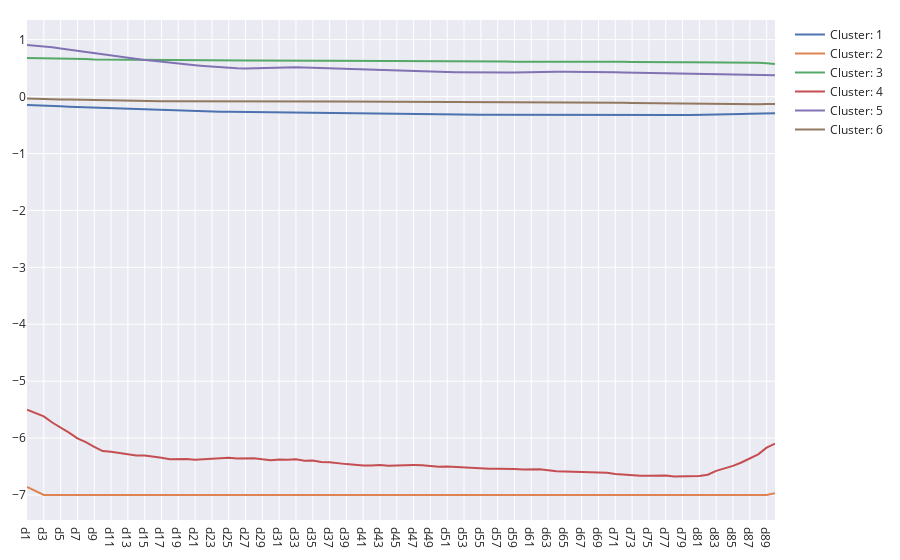

The notebook cell saved with this chart:
### Code cell
plot_centers(Euclidean_centres, alg='KUMAP', k = 'k6')

### Figure 1 — Plotly figure (JSON) as saved in the notebook; plotly's stock layout.template omitted (floating-point values rounded to 4 significant figures)
{"data": [{"mode": "lines", "name": "Cluster: 1", "type": "scatter", "x": ["d1", "d2", "d3", "d4", "d5", "d6", "d7", "d8", "d9", "d10", "d11", "d12", "d13", "d14", "d15", "d16", "d17", "d18", "d19", "d20", "d21", "d22", "d23", "d24", "d25", "d26", "d27", "d28", "d29", "d30", "d31", "d32", "d33", "d34", "d35", "d36", "d37", "d38", "d39", "d40", "d41", "d42", "d43", "d44", "d45", "d46", "d47", "d48", "d49", "d50", "d51", "d52", "d53", "d54", "d55", "d56", "d57", "d58", "d59", "d60", "d61", "d62", "d63", "d64", "d65", "d66", "d67", "d68", "d69", "d70", "d71", "d72", "d73", "d74", "d75", "d76", "d77", "d78", "d79", "d80", "d81", "d82", "d83", "d84", "d85", "d86", "d87", "d88", "d89", "d90"], "y": [-0.1485, -0.1518, -0.1575, -0.1641, -0.171, -0.1788, -0.1843, -0.188, -0.1917, -0.196, -0.2007, -0.2057, -0.2108, -0.2179, -0.2242, -0.2311, -0.2362, -0.2414, -0.2468, -0.252, -0.2564, -0.2599, -0.2639, -0.2662, -0.2689, -0.271, -0.2723, -0.2744, -0.2765, -0.2792, -0.2796, -0.2819, -0.2838, -0.2867, -0.2889, -0.2904, -0.2929, -0.2959, -0.2981, -0.2998, -0.3016, -0.303, -0.3062, -0.3073, -0.3084, -0.3103, -0.3118, -0.3134, -0.3152, -0.3157, -0.3173, -0.318, -0.3189, -0.3203, -0.3204, -0.321, -0.3215, -0.3215, -0.3215, -0.3221, -0.3221, -0.324, -0.3259, -0.3268, -0.3287, -0.329, -0.3293, -0.329, -0.3291, -0.3291, -0.3282, -0.3272, -0.3253, -0.3247, -0.3248, -0.3245, -0.3236, -0.3239, -0.3233, -0.322, -0.3211, -0.3188, -0.3145, -0.3127, -0.3095, -0.3055, -0.3026, -0.2983, -0.2969, -0.2944]}, {"mode": "lines", "name": "Cluster: 2", "type": "scatter", "x": ["d1", "d2", "d3", "d4", "d5", "d6", "d7", "d8", "d9", "d10", "d11", "d12", "d13", "d14", "d15", "d16", "d17", "d18", "d19", "d20", "d21", "d22", "d23", "d24", "d25", "d26", "d27", "d28", "d29", "d30", "d31", "d32", "d33", "d34", "d35", "d36", "d37", "d38", "d39", "d40", "d41", "d42", "d43", "d44", "d45", "d46", "d47", "d48", "d49", "d50", "d51", "d52", "d53", "d54", "d55", "d56", "d57", "d58", "d59", "d60", "d61", "d62", "d63", "d64", "d65", "d66", "d67", "d68", "d69", "d70", "d71", "d72", "d73", "d74", "d75", "d76", "d77", "d78", "d79", "d80", "d81", "d82", "d83", "d84", "d85", "d86", "d87", "d88", "d89", "d90"], "y": [-6.858, -6.935, -7.0, -7.0, -7.0, -7.0, -7, -7, -7.0, -7.0, -7, -7, -7, -7.0, -7, -7.0, -7, -7, -7, -7, -7.0, -7.0, -7.0, -7.0, -7, -7.0, -7, -7, -7.0, -7.0, -7, -7, -7, -7, -7, -7, -7, -7, -7.0, -7, -7, -7, -7, -7, -7.0, -7, -7, -7, -7, -7.0, -7.0, -7, -7, -7.0, -7, -7, -7, -7, -7, -7, -7.0, -7, -7, -7, -7, -7.0, -7, -7.0, -7, -7, -7, -7, -7, -7.0, -7, -7, -7.0, -7, -7, -7, -7, -7.0, -7, -7, -7, -7, -7, -7, -7, -6.968]}, {"mode": "lines", "name": "Cluster: 3", "type": "scatter", "x": ["d1", "d2", "d3", "d4", "d5", "d6", "d7", "d8", "d9", "d10", "d11", "d12", "d13", "d14", "d15", "d16", "d17", "d18", "d19", "d20", "d21", "d22", "d23", "d24", "d25", "d26", "d27", "d28", "d29", "d30", "d31", "d32", "d33", "d34", "d35", "d36", "d37", "d38", "d39", "d40", "d41", "d42", "d43", "d44", "d45", "d46", "d47", "d48", "d49", "d50", "d51", "d52", "d53", "d54", "d55", "d56", "d57", "d58", "d59", "d60", "d61", "d62", "d63", "d64", "d65", "d66", "d67", "d68", "d69", "d70", "d71", "d72", "d73", "d74", "d75", "d76", "d77", "d78", "d79", "d80", "d81", "d82", "d83", "d84", "d85", "d86", "d87", "d88", "d89", "d90"], "y": [0.6763, 0.6753, 0.673, 0.6674, 0.6643, 0.6615, 0.6594, 0.6581, 0.6532, 0.6517, 0.6474, 0.6441, 0.6418, 0.6397, 0.6432, 0.6414, 0.6413, 0.6435, 0.6404, 0.6378, 0.6404, 0.6361, 0.6376, 0.6371, 0.6359, 0.6336, 0.6331, 0.634, 0.6321, 0.6332, 0.6328, 0.6336, 0.6338, 0.6308, 0.6311, 0.6304, 0.6303, 0.6302, 0.6309, 0.6282, 0.6278, 0.6265, 0.6235, 0.6231, 0.6269, 0.6279, 0.6238, 0.6236, 0.6237, 0.6222, 0.6202, 0.6203, 0.6209, 0.6174, 0.6186, 0.6168, 0.6167, 0.6167, 0.6136, 0.6142, 0.6161, 0.613, 0.615, 0.6135, 0.612, 0.6132, 0.6096, 0.6091, 0.6086, 0.6102, 0.6104, 0.6107, 0.6091, 0.6063, 0.606, 0.6057, 0.6032, 0.6048, 0.6016, 0.6036, 0.6032, 0.6028, 0.6038, 0.6013, 0.6006, 0.5964, 0.596, 0.5934, 0.587, 0.5732]}, {"mode": "lines", "name": "Cluster: 4", "type": "scatter", "x": ["d1", "d2", "d3", "d4", "d5", "d6", "d7", "d8", "d9", "d10", "d11", "d12", "d13", "d14", "d15", "d16", "d17", "d18", "d19", "d20", "d21", "d22", "d23", "d24", "d25", "d26", "d27", "d28", "d29", "d30", "d31", "d32", "d33", "d34", "d35", "d36", "d37", "d38", "d39", "d40", "d41", "d42", "d43", "d44", "d45", "d46", "d47", "d48", "d49", "d50", "d51", "d52", "d53", "d54", "d55", "d56", "d57", "d58", "d59", "d60", "d61", "d62", "d63", "d64", "d65", "d66", "d67", "d68", "d69", "d70", "d71", "d72", "d73", "d74", "d75", "d76", "d77", "d78", "d79", "d80", "d81", "d82", "d83", "d84", "d85", "d86", "d87", "d88", "d89", "d90"], "y": [-5.501, -5.553, -5.619, -5.727, -5.814, -5.905, -6.005, -6.073, -6.154, -6.229, -6.241, -6.265, -6.292, -6.304, -6.307, -6.323, -6.345, -6.374, -6.369, -6.37, -6.379, -6.369, -6.355, -6.344, -6.347, -6.36, -6.364, -6.354, -6.373, -6.388, -6.376, -6.382, -6.373, -6.398, -6.393, -6.421, -6.426, -6.447, -6.458, -6.468, -6.482, -6.481, -6.471, -6.488, -6.478, -6.476, -6.474, -6.476, -6.491, -6.505, -6.501, -6.509, -6.517, -6.531, -6.537, -6.54, -6.538, -6.536, -6.542, -6.551, -6.551, -6.547, -6.564, -6.582, -6.585, -6.59, -6.594, -6.605, -6.605, -6.609, -6.63, -6.644, -6.654, -6.662, -6.66, -6.656, -6.657, -6.673, -6.667, -6.673, -6.664, -6.643, -6.577, -6.532, -6.488, -6.429, -6.357, -6.285, -6.168, -6.098]}, {"mode": "lines", "name": "Cluster: 5", "type": "scatter", "x": ["d1", "d2", "d3", "d4", "d5", "d6", "d7", "d8", "d9", "d10", "d11", "d12", "d13", "d14", "d15", "d16", "d17", "d18", "d19", "d20", "d21", "d22", "d23", "d24", "d25", "d26", "d27", "d28", "d29", "d30", "d31", "d32", "d33", "d34", "d35", "d36", "d37", "d38", "d39", "d40", "d41", "d42", "d43", "d44", "d45", "d46", "d47", "d48", "d49", "d50", "d51", "d52", "d53", "d54", "d55", "d56", "d57", "d58", "d59", "d60", "d61", "d62", "d63", "d64", "d65", "d66", "d67", "d68", "d69", "d70", "d71", "d72", "d73", "d74", "d75", "d76", "d77", "d78", "d79", "d80", "d81", "d82", "d83", "d84", "d85", "d86", "d87", "d88", "d89", "d90"], "y": [0.906, 0.8949, 0.8817, 0.8647, 0.846, 0.8249, 0.8031, 0.7815, 0.7596, 0.7373, 0.7153, 0.6942, 0.6748, 0.6558, 0.6411, 0.6271, 0.6098, 0.593, 0.5783, 0.5648, 0.5512, 0.5384, 0.5257, 0.5153, 0.5056, 0.4985, 0.4949, 0.4973, 0.5031, 0.5123, 0.5177, 0.5181, 0.5141, 0.5097, 0.5044, 0.4996, 0.4944, 0.4902, 0.4847, 0.4783, 0.4721, 0.4667, 0.4606, 0.4565, 0.4524, 0.4475, 0.4428, 0.4394, 0.4361, 0.4333, 0.4311, 0.4293, 0.4266, 0.4236, 0.4207, 0.4206, 0.4201, 0.4219, 0.425, 0.4292, 0.4333, 0.4352, 0.4344, 0.4349, 0.4343, 0.4344, 0.4344, 0.4334, 0.4308, 0.428, 0.4252, 0.4217, 0.4186, 0.4157, 0.4122, 0.4085, 0.405, 0.4016, 0.3978, 0.3952, 0.3913, 0.3888, 0.3844, 0.381, 0.378, 0.3756, 0.3736, 0.372, 0.3719, 0.3742]}, {"mode": "lines", "name": "Cluster: 6", "type": "scatter", "x": ["d1", "d2", "d3", "d4", "d5", "d6", "d7", "d8", "d9", "d10", "d11", "d12", "d13", "d14", "d15", "d16", "d17", "d18", "d19", "d20", "d21", "d22", "d23", "d24", "d25", "d26", "d27", "d28", "d29", "d30", "d31", "d32", "d33", "d34", "d35", "d36", "d37", "d38", "d39", "d40", "d41", "d42", "d43", "d44", "d45", "d46", "d47", "d48", "d49", "d50", "d51", "d52", "d53", "d54", "d55", "d56", "d57", "d58", "d59", "d60", "d61", "d62", "d63", "d64", "d65", "d66", "d67", "d68", "d69", "d70", "d71", "d72", "d73", "d74", "d75", "d76", "d77", "d78", "d79", "d80", "d81", "d82", "d83", "d84", "d85", "d86", "d87", "d88", "d89", "d90"], "y": [-0.03367, -0.04033, -0.04351, -0.04668, -0.05033, -0.05308, -0.05688, -0.05963, -0.06413, -0.0672, -0.07141, -0.07343, -0.07764, -0.07916, -0.08093, -0.08345, -0.08244, -0.08126, -0.08209, -0.08026, -0.07972, -0.07896, -0.08003, -0.08057, -0.08042, -0.0811, -0.08237, -0.08324, -0.08487, -0.08471, -0.08569, -0.08414, -0.08439, -0.08496, -0.08619, -0.08705, -0.08627, -0.08534, -0.08569, -0.0875, -0.08813, -0.08912, -0.09043, -0.09032, -0.09081, -0.08995, -0.08983, -0.08925, -0.08958, -0.09201, -0.09231, -0.09316, -0.09586, -0.09688, -0.09832, -0.0966, -0.09796, -0.09722, -0.09896, -0.09866, -0.0993, -0.0993, -0.09852, -0.09917, -0.1003, -0.1018, -0.1028, -0.1021, -0.1023, -0.1048, -0.1072, -0.11, -0.1128, -0.115, -0.1165, -0.1194, -0.1197, -0.1222, -0.1241, -0.1249, -0.1264, -0.127, -0.1286, -0.1297, -0.1313, -0.1325, -0.1335, -0.1332, -0.1316, -0.1291]}, {"mode": "lines", "name": "Cluster: 7", "type": "scatter", "x": ["d1", "d2", "d3", "d4", "d5", "d6", "d7", "d8", "d9", "d10", "d11", "d12", "d13", "d14", "d15", "d16", "d17", "d18", "d19", "d20", "d21", "d22", "d23", "d24", "d25", "d26", "d27", "d28", "d29", "d30", "d31", "d32", "d33", "d34", "d35", "d36", "d37", "d38", "d39", "d40", "d41", "d42", "d43", "d44", "d45", "d46", "d47", "d48", "d49", "d50", "d51", "d52", "d53", "d54", "d55", "d56", "d57", "d58", "d59", "d60", "d61", "d62", "d63", "d64", "d65", "d66", "d67", "d68", "d69", "d70", "d71", "d72", "d73", "d74", "d75", "d76", "d77", "d78", "d79", "d80", "d81", "d82", "d83", "d84", "d85", "d86", "d87", "d88", "d89", "d90"], "y": []}, {"mode": "lines", "name": "Cluster: 8", "type": "scatter", "x": ["d1", "d2", "d3", "d4", "d5", "d6", "d7", "d8", "d9", "d10", "d11", "d12", "d13", "d14", "d15", "d16", "d17", "d18", "d19", "d20", "d21", "d22", "d23", "d24", "d25", "d26", "d27", "d28", "d29", "d30", "d31", "d32", "d33", "d34", "d35", "d36", "d37", "d38", "d39", "d40", "d41", "d42", "d43", "d44", "d45", "d46", "d47", "d48", "d49", "d50", "d51", "d52", "d53", "d54", "d55", "d56", "d57", "d58", "d59", "d60", "d61", "d62", "d63", "d64", "d65", "d66", "d67", "d68", "d69", "d70", "d71", "d72", "d73", "d74", "d75", "d76", "d77", "d78", "d79", "d80", "d81", "d82", "d83", "d84", "d85", "d86", "d87", "d88", "d89", "d90"], "y": []}, {"mode": "lines", "name": "Cluster: 9", "type": "scatter", "x": ["d1", "d2", "d3", "d4", "d5", "d6", "d7", "d8", "d9", "d10", "d11", "d12", "d13", "d14", "d15", "d16", "d17", "d18", "d19", "d20", "d21", "d22", "d23", "d24", "d25", "d26", "d27", "d28", "d29", "d30", "d31", "d32", "d33", "d34", "d35", "d36", "d37", "d38", "d39", "d40", "d41", "d42", "d43", "d44", "d45", "d46", "d47", "d48", "d49", "d50", "d51", "d52", "d53", "d54", "d55", "d56", "d57", "d58", "d59", "d60", "d61", "d62", "d63", "d64", "d65", "d66", "d67", "d68", "d69", "d70", "d71", "d72", "d73", "d74", "d75", "d76", "d77", "d78", "d79", "d80", "d81", "d82", "d83", "d84", "d85", "d86", "d87", "d88", "d89", "d90"], "y": []}, {"mode": "lines", "name": "Cluster: 10", "type": "scatter", "x": ["d1", "d2", "d3", "d4", "d5", "d6", "d7", "d8", "d9", "d10", "d11", "d12", "d13", "d14", "d15", "d16", "d17", "d18", "d19", "d20", "d21", "d22", "d23", "d24", "d25", "d26", "d27", "d28", "d29", "d30", "d31", "d32", "d33", "d34", "d35", "d36", "d37", "d38", "d39", "d40", "d41", "d42", "d43", "d44", "d45", "d46", "d47", "d48", "d49", "d50", "d51", "d52", "d53", "d54", "d55", "d56", "d57", "d58", "d59", "d60", "d61", "d62", "d63", "d64", "d65", "d66", "d67", "d68", "d69", "d70", "d71", "d72", "d73", "d74", "d75", "d76", "d77", "d78", "d79", "d80", "d81", "d82", "d83", "d84", "d85", "d86", "d87", "d88", "d89", "d90"], "y": []}, {"mode": "lines", "name": "Cluster: 11", "type": "scatter", "x": ["d1", "d2", "d3", "d4", "d5", "d6", "d7", "d8", "d9", "d10", "d11", "d12", "d13", "d14", "d15", "d16", "d17", "d18", "d19", "d20", "d21", "d22", "d23", "d24", "d25", "d26", "d27", "d28", "d29", "d30", "d31", "d32", "d33", "d34", "d35", "d36", "d37", "d38", "d39", "d40", "d41", "d42", "d43", "d44", "d45", "d46", "d47", "d48", "d49", "d50", "d51", "d52", "d53", "d54", "d55", "d56", "d57", "d58", "d59", "d60", "d61", "d62", "d63", "d64", "d65", "d66", "d67", "d68", "d69", "d70", "d71", "d72", "d73", "d74", "d75", "d76", "d77", "d78", "d79", "d80", "d81", "d82", "d83", "d84", "d85", "d86", "d87", "d88", "d89", "d90"], "y": []}, {"mode": "lines", "name": "Cluster: 12", "type": "scatter", "x": ["d1", "d2", "d3", "d4", "d5", "d6", "d7", "d8", "d9", "d10", "d11", "d12", "d13", "d14", "d15", "d16", "d17", "d18", "d19", "d20", "d21", "d22", "d23", "d24", "d25", "d26", "d27", "d28", "d29", "d30", "d31", "d32", "d33", "d34", "d35", "d36", "d37", "d38", "d39", "d40", "d41", "d42", "d43", "d44", "d45", "d46", "d47", "d48", "d49", "d50", "d51", "d52", "d53", "d54", "d55", "d56", "d57", "d58", "d59", "d60", "d61", "d62", "d63", "d64", "d65", "d66", "d67", "d68", "d69", "d70", "d71", "d72", "d73", "d74", "d75", "d76", "d77", "d78", "d79", "d80", "d81", "d82", "d83", "d84", "d85", "d86", "d87", "d88", "d89", "d90"], "y": []}, {"mode": "lines", "name": "Cluster: 13", "type": "scatter", "x": ["d1", "d2", "d3", "d4", "d5", "d6", "d7", "d8", "d9", "d10", "d11", "d12", "d13", "d14", "d15", "d16", "d17", "d18", "d19", "d20", "d21", "d22", "d23", "d24", "d25", "d26", "d27", "d28", "d29", "d30", "d31", "d32", "d33", "d34", "d35", "d36", "d37", "d38", "d39", "d40", "d41", "d42", "d43", "d44", "d45", "d46", "d47", "d48", "d49", "d50", "d51", "d52", "d53", "d54", "d55", "d56", "d57", "d58", "d59", "d60", "d61", "d62", "d63", "d64", "d65", "d66", "d67", "d68", "d69", "d70", "d71", "d72", "d73", "d74", "d75", "d76", "d77", "d78", "d79", "d80", "d81", "d82", "d83", "d84", "d85", "d86", "d87", "d88", "d89", "d90"], "y": []}, {"mode": "lines", "name": "Cluster: 14", "type": "scatter", "x": ["d1", "d2", "d3", "d4", "d5", "d6", "d7", "d8", "d9", "d10", "d11", "d12", "d13", "d14", "d15", "d16", "d17", "d18", "d19", "d20", "d21", "d22", "d23", "d24", "d25", "d26", "d27", "d28", "d29", "d30", "d31", "d32", "d33", "d34", "d35", "d36", "d37", "d38", "d39", "d40", "d41", "d42", "d43", "d44", "d45", "d46", "d47", "d48", "d49", "d50", "d51", "d52", "d53", "d54", "d55", "d56", "d57", "d58", "d59", "d60", "d61", "d62", "d63", "d64", "d65", "d66", "d67", "d68", "d69", "d70", "d71", "d72", "d73", "d74", "d75", "d76", "d77", "d78", "d79", "d80", "d81", "d82", "d83", "d84", "d85", "d86", "d87", "d88", "d89", "d90"], "y": []}, {"mode": "lines", "name": "Cluster: 15", "type": "scatter", "x": ["d1", "d2", "d3", "d4", "d5", "d6", "d7", "d8", "d9", "d10", "d11", "d12", "d13", "d14", "d15", "d16", "d17", "d18", "d19", "d20", "d21", "d22", "d23", "d24", "d25", "d26", "d27", "d28", "d29", "d30", "d31", "d32", "d33", "d34", "d35", "d36", "d37", "d38", "d39", "d40", "d41", "d42", "d43", "d44", "d45", "d46", "d47", "d48", "d49", "d50", "d51", "d52", "d53", "d54", "d55", "d56", "d57", "d58", "d59", "d60", "d61", "d62", "d63", "d64", "d65", "d66", "d67", "d68", "d69", "d70", "d71", "d72", "d73", "d74", "d75", "d76", "d77", "d78", "d79", "d80", "d81", "d82", "d83", "d84", "d85", "d86", "d87", "d88", "d89", "d90"], "y": []}, {"mode": "lines", "name": "Cluster: 16", "type": "scatter", "x": ["d1", "d2", "d3", "d4", "d5", "d6", "d7", "d8", "d9", "d10", "d11", "d12", "d13", "d14", "d15", "d16", "d17", "d18", "d19", "d20", "d21", "d22", "d23", "d24", "d25", "d26", "d27", "d28", "d29", "d30", "d31", "d32", "d33", "d34", "d35", "d36", "d37", "d38", "d39", "d40", "d41", "d42", "d43", "d44", "d45", "d46", "d47", "d48", "d49", "d50", "d51", "d52", "d53", "d54", "d55", "d56", "d57", "d58", "d59", "d60", "d61", "d62", "d63", "d64", "d65", "d66", "d67", "d68", "d69", "d70", "d71", "d72", "d73", "d74", "d75", "d76", "d77", "d78", "d79", "d80", "d81", "d82", "d83", "d84", "d85", "d86", "d87", "d88", "d89", "d90"], "y": []}, {"mode": "lines", "name": "Cluster: 17", "type": "scatter", "x": ["d1", "d2", "d3", "d4", "d5", "d6", "d7", "d8", "d9", "d10", "d11", "d12", "d13", "d14", "d15", "d16", "d17", "d18", "d19", "d20", "d21", "d22", "d23", "d24", "d25", "d26", "d27", "d28", "d29", "d30", "d31", "d32", "d33", "d34", "d35", "d36", "d37", "d38", "d39", "d40", "d41", "d42", "d43", "d44", "d45", "d46", "d47", "d48", "d49", "d50", "d51", "d52", "d53", "d54", "d55", "d56", "d57", "d58", "d59", "d60", "d61", "d62", "d63", "d64", "d65", "d66", "d67", "d68", "d69", "d70", "d71", "d72", "d73", "d74", "d75", "d76", "d77", "d78", "d79", "d80", "d81", "d82", "d83", "d84", "d85", "d86", "d87", "d88", "d89", "d90"], "y": []}, {"mode": "lines", "name": "Cluster: 18", "type": "scatter", "x": ["d1", "d2", "d3", "d4", "d5", "d6", "d7", "d8", "d9", "d10", "d11", "d12", "d13", "d14", "d15", "d16", "d17", "d18", "d19", "d20", "d21", "d22", "d23", "d24", "d25", "d26", "d27", "d28", "d29", "d30", "d31", "d32", "d33", "d34", "d35", "d36", "d37", "d38", "d39", "d40", "d41", "d42", "d43", "d44", "d45", "d46", "d47", "d48", "d49", "d50", "d51", "d52", "d53", "d54", "d55", "d56", "d57", "d58", "d59", "d60", "d61", "d62", "d63", "d64", "d65", "d66", "d67", "d68", "d69", "d70", "d71", "d72", "d73", "d74", "d75", "d76", "d77", "d78", "d79", "d80", "d81", "d82", "d83", "d84", "d85", "d86", "d87", "d88", "d89", "d90"], "y": []}, {"mode": "lines", "name": "Cluster: 19", "type": "scatter", "x": ["d1", "d2", "d3", "d4", "d5", "d6", "d7", "d8", "d9", "d10", "d11", "d12", "d13", "d14", "d15", "d16", "d17", "d18", "d19", "d20", "d21", "d22", "d23", "d24", "d25", "d26", "d27", "d28", "d29", "d30", "d31", "d32", "d33", "d34", "d35", "d36", "d37", "d38", "d39", "d40", "d41", "d42", "d43", "d44", "d45", "d46", "d47", "d48", "d49", "d50", "d51", "d52", "d53", "d54", "d55", "d56", "d57", "d58", "d59", "d60", "d61", "d62", "d63", "d64", "d65", "d66", "d67", "d68", "d69", "d70", "d71", "d72", "d73", "d74", "d75", "d76", "d77", "d78", "d79", "d80", "d81", "d82", "d83", "d84", "d85", "d86", "d87", "d88", "d89", "d90"], "y": []}, {"mode": "lines", "name": "Cluster: 20", "type": "scatter", "x": ["d1", "d2", "d3", "d4", "d5", "d6", "d7", "d8", "d9", "d10", "d11", "d12", "d13", "d14", "d15", "d16", "d17", "d18", "d19", "d20", "d21", "d22", "d23", "d24", "d25", "d26", "d27", "d28", "d29", "d30", "d31", "d32", "d33", "d34", "d35", "d36", "d37", "d38", "d39", "d40", "d41", "d42", "d43", "d44", "d45", "d46", "d47", "d48", "d49", "d50", "d51", "d52", "d53", "d54", "d55", "d56", "d57", "d58", "d59", "d60", "d61", "d62", "d63", "d64", "d65", "d66", "d67", "d68", "d69", "d70", "d71", "d72", "d73", "d74", "d75", "d76", "d77", "d78", "d79", "d80", "d81", "d82", "d83", "d84", "d85", "d86", "d87", "d88", "d89", "d90"], "y": []}, {"mode": "lines", "name": "Cluster: 21", "type": "scatter", "x": ["d1", "d2", "d3", "d4", "d5", "d6", "d7", "d8", "d9", "d10", "d11", "d12", "d13", "d14", "d15", "d16", "d17", "d18", "d19", "d20", "d21", "d22", "d23", "d24", "d25", "d26", "d27", "d28", "d29", "d30", "d31", "d32", "d33", "d34", "d35", "d36", "d37", "d38", "d39", "d40", "d41", "d42", "d43", "d44", "d45", "d46", "d47", "d48", "d49", "d50", "d51", "d52", "d53", "d54", "d55", "d56", "d57", "d58", "d59", "d60", "d61", "d62", "d63", "d64", "d65", "d66", "d67", "d68", "d69", "d70", "d71", "d72", "d73", "d74", "d75", "d76", "d77", "d78", "d79", "d80", "d81", "d82", "d83", "d84", "d85", "d86", "d87", "d88", "d89", "d90"], "y": []}, {"mode": "lines", "name": "Cluster: 22", "type": "scatter", "x": ["d1", "d2", "d3", "d4", "d5", "d6", "d7", "d8", "d9", "d10", "d11", "d12", "d13", "d14", "d15", "d16", "d17", "d18", "d19", "d20", "d21", "d22", "d23", "d24", "d25", "d26", "d27", "d28", "d29", "d30", "d31", "d32", "d33", "d34", "d35", "d36", "d37", "d38", "d39", "d40", "d41", "d42", "d43", "d44", "d45", "d46", "d47", "d48", "d49", "d50", "d51", "d52", "d53", "d54", "d55", "d56", "d57", "d58", "d59", "d60", "d61", "d62", "d63", "d64", "d65", "d66", "d67", "d68", "d69", "d70", "d71", "d72", "d73", "d74", "d75", "d76", "d77", "d78", "d79", "d80", "d81", "d82", "d83", "d84", "d85", "d86", "d87", "d88", "d89", "d90"], "y": []}, {"mode": "lines", "name": "Cluster: 23", "type": "scatter", "x": ["d1", "d2", "d3", "d4", "d5", "d6", "d7", "d8", "d9", "d10", "d11", "d12", "d13", "d14", "d15", "d16", "d17", "d18", "d19", "d20", "d21", "d22", "d23", "d24", "d25", "d26", "d27", "d28", "d29", "d30", "d31", "d32", "d33", "d34", "d35", "d36", "d37", "d38", "d39", "d40", "d41", "d42", "d43", "d44", "d45", "d46", "d47", "d48", "d49", "d50", "d51", "d52", "d53", "d54", "d55", "d56", "d57", "d58", "d59", "d60", "d61", "d62", "d63", "d64", "d65", "d66", "d67", "d68", "d69", "d70", "d71", "d72", "d73", "d74", "d75", "d76", "d77", "d78", "d79", "d80", "d81", "d82", "d83", "d84", "d85", "d86", "d87", "d88", "d89", "d90"], "y": []}, {"mode": "lines", "name": "Cluster: 24", "type": "scatter", "x": ["d1", "d2", "d3", "d4", "d5", "d6", "d7", "d8", "d9", "d10", "d11", "d12", "d13", "d14", "d15", "d16", "d17", "d18", "d19", "d20", "d21", "d22", "d23", "d24", "d25", "d26", "d27", "d28", "d29", "d30", "d31", "d32", "d33", "d34", "d35", "d36", "d37", "d38", "d39", "d40", "d41", "d42", "d43", "d44", "d45", "d46", "d47", "d48", "d49", "d50", "d51", "d52", "d53", "d54", "d55", "d56", "d57", "d58", "d59", "d60", "d61", "d62", "d63", "d64", "d65", "d66", "d67", "d68", "d69", "d70", "d71", "d72", "d73", "d74", "d75", "d76", "d77", "d78", "d79", "d80", "d81", "d82", "d83", "d84", "d85", "d86", "d87", "d88", "d89", "d90"], "y": []}, {"mode": "lines", "name": "Cluster: 25", "type": "scatter", "x": ["d1", "d2", "d3", "d4", "d5", "d6", "d7", "d8", "d9", "d10", "d11", "d12", "d13", "d14", "d15", "d16", "d17", "d18", "d19", "d20", "d21", "d22", "d23", "d24", "d25", "d26", "d27", "d28", "d29", "d30", "d31", "d32", "d33", "d34", "d35", "d36", "d37", "d38", "d39", "d40", "d41", "d42", "d43", "d44", "d45", "d46", "d47", "d48", "d49", "d50", "d51", "d52", "d53", "d54", "d55", "d56", "d57", "d58", "d59", "d60", "d61", "d62", "d63", "d64", "d65", "d66", "d67", "d68", "d69", "d70", "d71", "d72", "d73", "d74", "d75", "d76", "d77", "d78", "d79", "d80", "d81", "d82", "d83", "d84", "d85", "d86", "d87", "d88", "d89", "d90"], "y": []}], "layout": {"autosize": true, "margin": {"b": 20, "l": 20, "r": 20, "t": 20}, "showlegend": true, "xaxis": {"autorange": true, "range": [0, 89], "type": "category"}, "yaxis": {"autorange": true, "range": [-7.439, 1.345], "type": "linear"}}}
